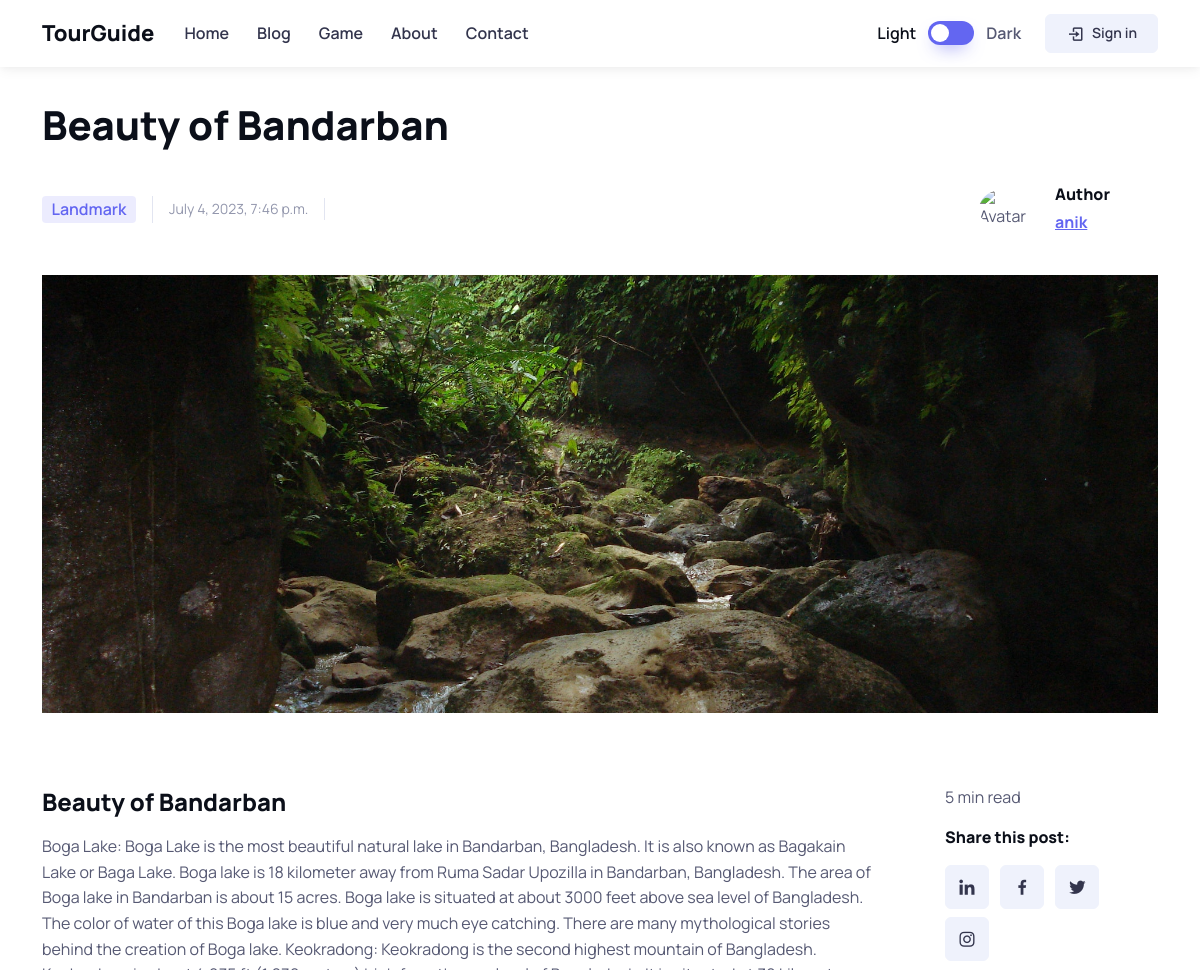
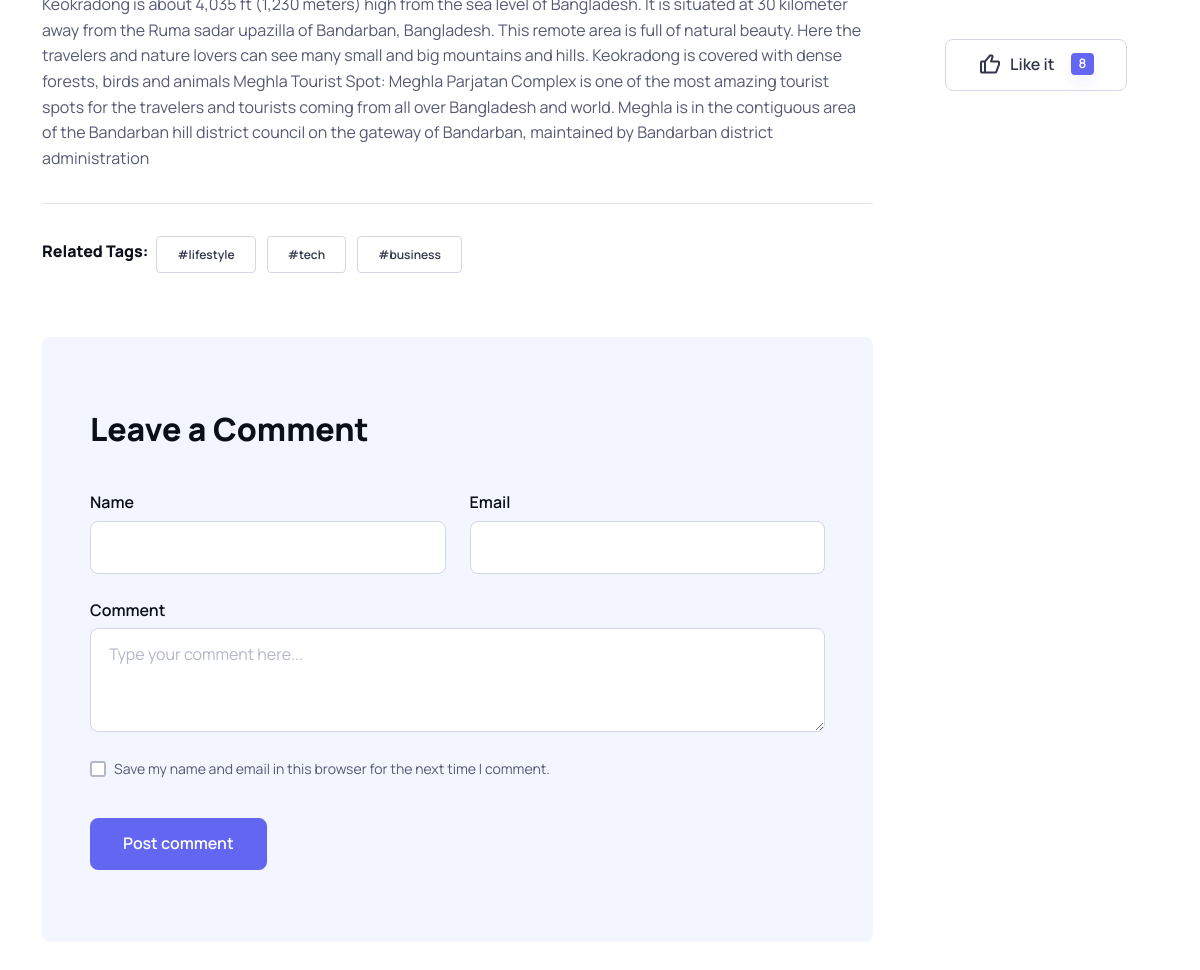
The page /blog/beauty-of-bandarban/ on the database its author committed (2 pictures, top to bottom).
### blog/models.py (models this page shows, shortened)
class Post(models.Model):
    class PublicationStatus(models.TextChoices):
        DRAFT = 'draft', 'Draft'
        PUBLISHED = 'pub', 'Published'
    author = models.ForeignKey(User, on_delete=models.CASCADE, related_name='posts')
    category = models.ForeignKey(Category, on_delete=models.CASCADE, related_name='posts')
    title = models.CharField(max_length=200)
    slug = models.SlugField(unique=True)
    published = models.CharField(max_length=5, choices=PublicationStatus.choices, default=PublicationStatus.DRAFT)
    content = models.TextField()
    created_at = models.DateTimeField(auto_now_add=True)
    updated_at = models.DateTimeField(auto_now=True)
    tags = models.ManyToManyField(Tag, blank=True)
    image = models.ImageField(upload_to='images/blog/')
    likes = GenericRelation('Like')
    comments = GenericRelation('Comment')
    ratings = GenericRelation('Rating')

class Category(models.Model):
    name = models.CharField(max_length=12, unique=True)
    def __str__(self):
        return self.name

### account/models.py (models this page shows)
class User(AbstractUser):
    email = models.EmailField(unique=True)
    agreed = models.BooleanField(default=False)
    def __str__(self):
        return self.username

### blog/views.py (the view, shortened to what this page needs)
# urls.py: path('<slug:slug>/', views.PostDetailView.as_view(), name='post_detail'),
class PostDetailView(View):
    def get(self, request, slug=None):
        post = get_object_or_404(Post, slug=slug, published='pub')
        likes = post.likes.all()
        rating = post.ratings.all()
        comments = post.comments.all()
        form = CommentForm()
        return render(request, 'blog/post_detail.html',
                      {'post': post, 'likes': likes, 'rating': rating, 'comments': comments, 'form': form})

### blog/forms.py
class CommentForm(forms.ModelForm):
    class Meta:
        model = Comment
        fields = ('content',)

### blog/templates/blog/post_detail.html (shortened to what this page needs)
{% extends 'blog/_base.html' %}
{% block container %}
    {% if not user.is_authenticated %}
        {% include 'navbar.html' %}
    {% else %}
        {% include 'navbar_in_logged_state.html' %}
    {% endif %}
    <section class="container mt-4 pt-lg-2 pb-3">
        <h1 class="pb-3" style="max-width: 970px;">{{ post.title }}</h1>
        <div class="d-flex flex-md-row flex-column align-items-md-center justify-content-md-between mb-3">
            <div class="d-flex align-items-center flex-wrap text-muted mb-md-0 mb-4">
                <div class="fs-xs border-end pe-3 me-3 mb-2">
                    <span class="badge bg-faded-primary text-primary fs-base">{{ post.category }}</span>
                </div>
                <div class="fs-sm border-end pe-3 me-3 mb-2">{{ post.created_at }}</div>
            </div>
            <div class="d-flex align-items-center position-relative ps-md-3 pe-lg-5 mb-2">
                <img src="" class="rounded-circle" width="60" alt="Avatar">
                <div class="ps-3">
                    <h6 class="mb-1">Author</h6>
                    <a class="fw-semibold stretched-link">{{ post.author }}</a>
                </div>
            </div>
        </div>
    </section>
    <div class="container">
        <div class="jarallax mb-lg-5 mb-4" data-jarallax data-speed="0.35" style="height: 36.45vw; min-height: 300px;">
            <div class="jarallax-img" style="background-image: url({{ post.image.url }});"></div>
        </div>
    </div>
    <section class="container mb-5 pt-4 pb-2 py-mg-4">
        <div class="row gy-4">
            <div class="col-lg-9">
                <h2 class="h4">{{ post.title }}</h2>
                <p class="mb-4 pb-2">{{ post.content }}</p>
                <hr class="mb-4">
                <div class="d-flex flex-sm-row flex-column pt-2">
                    <h6 class="mt-sm-1 mb-sm-2 mb-3 me-2 text-nowrap">Related Tags:</h6>
                    <div>
                        <a class="btn btn-sm btn-outline-secondary me-2 mb-2">#lifestyle</a>
                        <a class="btn btn-sm btn-outline-secondary me-2 mb-2">#tech</a>
                        <a class="btn btn-sm btn-outline-secondary me-2 mb-2">#business</a>
                    </div>
                </div>
            </div>
            <div class="col-lg-3 position-relative">
                <div class="sticky-top ms-xl-5 ms-lg-4 ps-xxl-4" style="top: 105px !important;">
                    <span class="d-block mb-3">5 min read</span>
                    <h6>Share this post:</h6>
                    <div class="mb-4 pb-lg-3">
                        <a class="btn btn-icon btn-secondary btn-linkedin me-2 mb-2">
                            <i class="bx bxl-linkedin"></i>
                        </a>
                        <a class="btn btn-icon btn-secondary btn-facebook me-2 mb-2">
                            <i class="bx bxl-facebook"></i>
                        </a>
                        <a class="btn btn-icon btn-secondary btn-twitter me-2 mb-2">
                            <i class="bx bxl-twitter"></i>
                        </a>
                        <a class="btn btn-icon btn-secondary btn-instagram me-2 mb-2">
                            <i class="bx bxl-instagram"></i>
                        </a>
                    </div>
                    <button class="btn btn-lg btn-outline-secondary">
                        <i class="bx bx-like me-2 lead"></i>
                        Like it
                        <span class="badge bg-primary shadow-primary mt-n1 ms-3">8</span>
                    </button>
                </div>
            </div>
        </div>
    </section>
    <section class="container mb-4 pb-2 mb-md-5 pb-lg-5">
        <div class="row gy-5">
            <div class="col-lg-9">
                <div class="card p-md-5 p-4 border-0 bg-secondary">
                    <div class="card-body w-100 mx-auto px-0" style="max-width: 746px;">
                        <h2 class="mb-4 pb-3">Leave a Comment</h2>
                        <form class="row gy-4 needs-validation" novalidate>
                            <div class="col-sm-6 col-12">
                                <label for="c-name" class="form-label fs-base">Name</label>
                                <input id="c-name" type="text" class="form-control form-control-lg" required>
                            </div>
                            <div class="col-sm-6 col-12">
                                <label for="c-email" class="form-label fs-base">Email</label>
                                <input id="c-email" type="email" class="form-control form-control-lg" required>
                            </div>
                            <div class="col-12">
                                <label for="c-comment" class="form-label fs-base">Comment</label>
                                <textarea id="c-comment" class="form-control form-control-lg" rows="3"
                                          placeholder="Type your comment here..." required></textarea>
                            </div>
                            <div class="col-12">
                                <div class="form-check">
                                    <input id="c-save" type="checkbox" class="form-check-input">
                                    <label for="c-save" class="form-check-label">Save my name and email in this browser
                                        for the next time I comment.</label>
                                </div>
                            </div>
                            <div class="col-12">
                                <button type="submit" class="btn btn-lg btn-primary w-sm-auto w-100 mt-2">Post comment
                                </button>
                            </div>
                        </form>
                    </div>
                </div>
            </div>
        </div>
    </section>
{% endblock %}

### rows shown on the page
Post: title "Beauty of Bandarban", category "Landmark", created_at "July 4, 2023, 7:46 p.m.", author "anik", image (picture), content "Boga Lake: Boga Lake is the most beautiful natural lake in Bandarban, Bangladesh. It is also known as Bagakain Lake or Baga Lake. Boga lake is 18 kilometer away from Ruma Sadar Upozilla in Bandarban, Bangladesh. The area of Boga lake in Bandarban is about 15 acres. Boga lake is situated at about 3000 feet above sea level of Bangladesh. The color of water of this Boga lake is blue and very much eye catching. There are many mythological stories behind the creation of Boga lake. Keokradong: Keokradong is the second highest mountain of Bangladesh. Keokradong is about 4,035 ft (1,230 meters) high from the sea level of Bangladesh. It is situated at 30 kilometer away from the Ruma sadar upazilla…"
